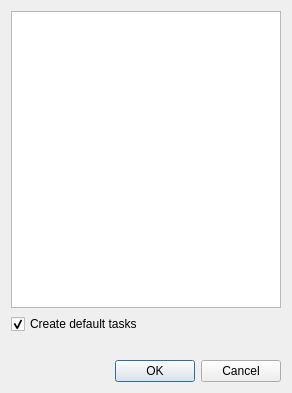
<?xml version="1.0" encoding="UTF-8"?>
<ui version="4.0">
 <class>dlg_ItemList</class>
 <widget class="QDialog" name="dlg_ItemList">
  <property name="geometry">
   <rect>
    <x>0</x>
    <y>0</y>
    <width>292</width>
    <height>393</height>
   </rect>
  </property>
  <property name="windowTitle">
   <string>Select Departments</string>
  </property>
  <layout class="QVBoxLayout" name="verticalLayout">
   <item>
    <widget class="QTableWidget" name="tw_steps">
     <property name="contextMenuPolicy">
      <enum>Qt::CustomContextMenu</enum>
     </property>
     <property name="editTriggers">
      <set>QAbstractItemView::NoEditTriggers</set>
     </property>
     <property name="selectionBehavior">
      <enum>QAbstractItemView::SelectRows</enum>
     </property>
     <property name="verticalScrollMode">
      <enum>QAbstractItemView::ScrollPerPixel</enum>
     </property>
     <property name="horizontalScrollMode">
      <enum>QAbstractItemView::ScrollPerPixel</enum>
     </property>
     <attribute name="horizontalHeaderHighlightSections">
      <bool>false</bool>
     </attribute>
     <attribute name="horizontalHeaderShowSortIndicator" stdset="0">
      <bool>true</bool>
     </attribute>
     <attribute name="horizontalHeaderStretchLastSection">
      <bool>true</bool>
     </attribute>
     <attribute name="verticalHeaderVisible">
      <bool>false</bool>
     </attribute>
     <attribute name="verticalHeaderHighlightSections">
      <bool>false</bool>
     </attribute>
    </widget>
   </item>
   <item>
    <widget class="QCheckBox" name="chb_category">
     <property name="text">
      <string>Create default tasks</string>
     </property>
     <property name="checked">
      <bool>true</bool>
     </property>
    </widget>
   </item>
   <item>
    <spacer name="verticalSpacer">
     <property name="orientation">
      <enum>Qt::Vertical</enum>
     </property>
     <property name="sizeType">
      <enum>QSizePolicy::Fixed</enum>
     </property>
     <property name="sizeHint" stdset="0">
      <size>
       <width>20</width>
       <height>20</height>
      </size>
     </property>
    </spacer>
   </item>
   <item>
    <widget class="QDialogButtonBox" name="buttonBox">
     <property name="orientation">
      <enum>Qt::Horizontal</enum>
     </property>
     <property name="standardButtons">
      <set>QDialogButtonBox::Cancel|QDialogButtonBox::Ok</set>
     </property>
    </widget>
   </item>
  </layout>
 </widget>
 <resources/>
 <connections/>
</ui>
